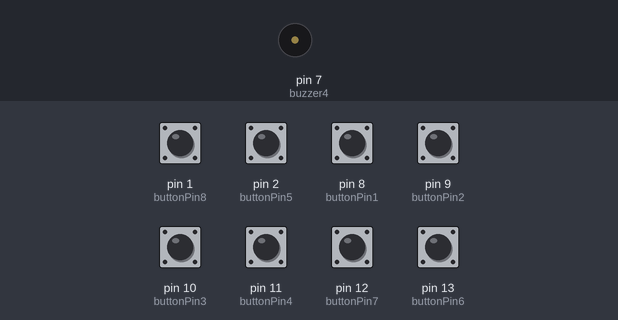
The sketch below on a simulated Arduino Uno, built with avr-gcc and run on an emulated ATmega328P. On the bench: buzzer (waves = sounding). The test bench sets the inputs (shaded band); at power-on: pin 1 (buttonPin8), pin 2 (buttonPin5), pin 8 (buttonPin1), pin 9 (buttonPin2), pin 10 (buttonPin3), pin 11 (buttonPin4), pin 12 (buttonPin7), pin 13 (buttonPin6) HIGH.

Above: at 1.2 s.
1.3 s: pin 1 (buttonPin8) pulled LOW for 0.15 s
At 9.8 s:
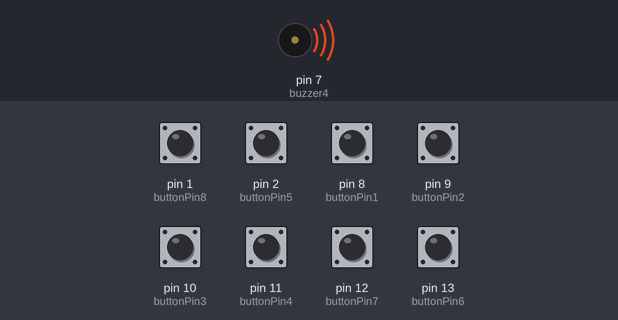
Timing chart, 0 to 10.3 s (numbered marks = the images above; inputs shaded):
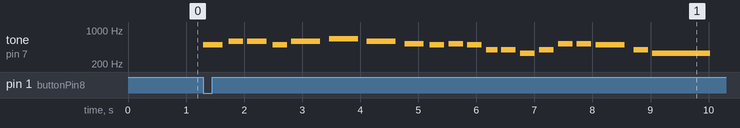

Measured:
- after the input at 1.3 s, tone on pin 7 (buzzer4): plays 494 Hz for 0.33 s, 587 Hz for 0.25 s, 587 Hz for 0.33 s, 494 Hz for 0.25 s, 587 Hz for 0.50 s, 659 Hz for 0.50 s … (20 notes in this stretch), starting at once

The sketch:

GlanzFreya_PianoBuzzer.ino
```cpp
#include "pitches.h"
const int buzzer1 = 3;
const int buzzer2 = 4;
const int buzzer3 = 5;
const int buzzer4 = 7;
int buttonPin1 = 8;
int buttonPin2 = 9;
int buttonPin3 = 10;
int buttonPin4 = 11;
int buttonPin5 = 2;
int buttonPin6 = 13;
int buttonPin7 = 12;
int buttonPin8 = 1;

int melodyalways[] = {
  NOTE_B4, NOTE_D5, NOTE_D5,
  NOTE_B4, NOTE_D5,
  NOTE_E5,
  NOTE_D5, NOTE_C5, NOTE_B4,
  NOTE_C5, NOTE_B4, NOTE_G4,
  NOTE_G4, NOTE_E4, NOTE_G4,
  NOTE_C5, NOTE_C5, NOTE_B4,
  NOTE_G4, NOTE_E4,
  NOTE_E4, NOTE_D4,
  NOTE_E4, NOTE_F4,
};

int notealwaysDurations[] = {
  3, 4, 3,
  4, 2,
  2,
  2, 3, 4,
  4, 4, 5,
  4, 4, 4,
  4, 4, 2,
  4, 1,
  4, 4,
  1, 2
};

void setup() {
  pinMode(buzzer1, OUTPUT);
  pinMode(buzzer2, OUTPUT);
  pinMode(buzzer3, OUTPUT);
  pinMode(buzzer4, OUTPUT);
  pinMode(buttonPin1,INPUT);
  pinMode(buttonPin2,INPUT);
  pinMode(buttonPin3,INPUT);
  pinMode(buttonPin4,INPUT);
  pinMode(buttonPin5,INPUT);
  pinMode(buttonPin6,INPUT);
}

void loop() {
  if (digitalRead(buttonPin1)==LOW){
    tone(buzzer1, 523, 300); // Note C5, Send 1KHz sound signal.
    noTone(buzzer1);
  }
  if (digitalRead(buttonPin2)==LOW){
    tone(buzzer2, 587, 30);
    noTone(buzzer2);
  }
  if (digitalRead(buttonPin3)==LOW){
    tone(buzzer3, 659, 300);
    noTone(buzzer3);
  }
  if (digitalRead(buttonPin4)==LOW){
    tone(buzzer1, 698, 300);
    noTone(buzzer1);
  }
  if (digitalRead(buttonPin5)==LOW){
    tone(buzzer2, 784, 300);
    noTone(buzzer2);
  }
  if (digitalRead(buttonPin6)==LOW){
    tone(buzzer3, 880, 300);
    noTone(buzzer3);
  }
  if (digitalRead(buttonPin7)==LOW){
    tone(buzzer3, 988, 300);
    noTone(buzzer3);
  }
  if (digitalRead(buttonPin8)==LOW){
    // Repeat the melody of Always
    int size = sizeof(notealwaysDurations) / sizeof(int);

    for (int thisNote = 0; thisNote < size; thisNote++) {

    int notealwaysDuration = 1000 / notealwaysDurations[thisNote];
    tone(buzzer4, melodyalways[thisNote], notealwaysDuration);
    int pauseBetweenNotes = notealwaysDuration * 1.30;
    delay(pauseBetweenNotes);
    // stop the tone playing:
    noTone(buzzer4);
    }
  }
  else
  {
    noTone(buzzer1);
    noTone(buzzer2);
    noTone(buzzer3);
    noTone(buzzer4);
  }


  }
```

pitches.h
```cpp
#define NOTE_B0  31
#define NOTE_C1  33
#define NOTE_CS1 35
#define NOTE_D1  37
#define NOTE_DS1 39
#define NOTE_E1  41
#define NOTE_F1  44
#define NOTE_FS1 46
#define NOTE_G1  49
#define NOTE_GS1 52
#define NOTE_A1  55
#define NOTE_AS1 58
#define NOTE_B1  62
#define NOTE_C2  65
#define NOTE_CS2 69
#define NOTE_D2  73
#define NOTE_DS2 78
#define NOTE_E2  82
#define NOTE_F2  87
#define NOTE_FS2 93
#define NOTE_G2  98
#define NOTE_GS2 104
#define NOTE_A2  110
#define NOTE_AS2 117
#define NOTE_B2  123
#define NOTE_C3  131
#define NOTE_CS3 139
#define NOTE_D3  147
#define NOTE_DS3 156
#define NOTE_E3  165
#define NOTE_F3  175
#define NOTE_FS3 185
#define NOTE_G3  196
#define NOTE_GS3 208
#define NOTE_A3  220
#define NOTE_AS3 233
#define NOTE_B3  247
#define NOTE_C4  262
#define NOTE_CS4 277
#define NOTE_D4  294
#define NOTE_DS4 311
#define NOTE_E4  330
#define NOTE_F4  349
#define NOTE_FS4 370
#define NOTE_G4  392
#define NOTE_GS4 415
#define NOTE_A4  440
#define NOTE_AS4 466
#define NOTE_B4  494
#define NOTE_C5  523
#define NOTE_CS5 554
#define NOTE_D5  587
#define NOTE_DS5 622
#define NOTE_E5  659
#define NOTE_F5  698
#define NOTE_FS5 740
#define NOTE_G5  784
#define NOTE_GS5 831
#define NOTE_A5  880
#define NOTE_AS5 932
#define NOTE_B5  988
#define NOTE_C6  1047
#define NOTE_CS6 1109
#define NOTE_D6  1175
#define NOTE_DS6 1245
#define NOTE_E6  1319
#define NOTE_F6  1397
#define NOTE_FS6 1480
#define NOTE_G6  1568
#define NOTE_GS6 1661
#define NOTE_A6  1760
#define NOTE_AS6 1865
#define NOTE_B6  1976
#define NOTE_C7  2093
#define NOTE_CS7 2217
#define NOTE_D7  2349
#define NOTE_DS7 2489
#define NOTE_E7  2637
#define NOTE_F7  2794
#define NOTE_FS7 2960
#define NOTE_G7  3136
#define NOTE_GS7 3322
#define NOTE_A7  3520
#define NOTE_AS7 3729
#define NOTE_B7  3951
#define NOTE_C8  4186
#define NOTE_CS8 4435
#define NOTE_D8  4699
#define NOTE_DS8 4978
```
